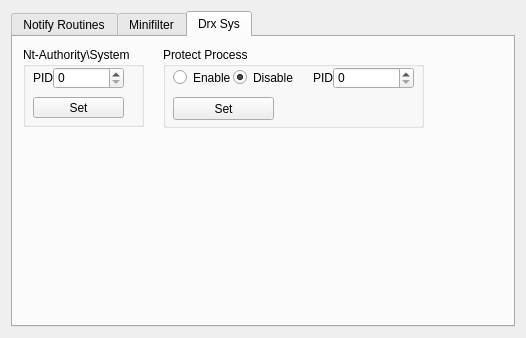
<?xml version="1.0" encoding="UTF-8"?>
<ui version="4.0">
 <class>drxCCClass</class>
 <widget class="QMainWindow" name="drxCCClass">
  <property name="geometry">
   <rect>
    <x>0</x>
    <y>0</y>
    <width>526</width>
    <height>338</height>
   </rect>
  </property>
  <property name="windowTitle">
   <string>drxCC - und3ath Kernel Exploiter | v0.2 | Private Build</string>
  </property>
  <widget class="QWidget" name="centralWidget">
   <layout class="QGridLayout" name="gridLayout">
    <item row="0" column="0">
     <widget class="QTabWidget" name="tabWidget">
      <property name="currentIndex">
       <number>2</number>
      </property>
      <widget class="QWidget" name="tab">
       <attribute name="title">
        <string>Notify Routines</string>
       </attribute>
       <layout class="QGridLayout" name="gridLayout_2">
        <item row="0" column="0">
         <widget class="QComboBox" name="comboBox">
          <item>
           <property name="text">
            <string>ProcessNotifyRoutine</string>
           </property>
          </item>
          <item>
           <property name="text">
            <string>ThreadNotifyRoutine</string>
           </property>
          </item>
          <item>
           <property name="text">
            <string>ImageNotifyRoutine</string>
           </property>
          </item>
          <item>
           <property name="text">
            <string>RegisterNotifyRoutine</string>
           </property>
          </item>
          <item>
           <property name="text">
            <string>ObjectNotifyRoutine</string>
           </property>
          </item>
         </widget>
        </item>
        <item row="2" column="0">
         <widget class="QLineEdit" name="lineEdit_callback"/>
        </item>
        <item row="2" column="1">
         <spacer name="horizontalSpacer">
          <property name="orientation">
           <enum>Qt::Horizontal</enum>
          </property>
          <property name="sizeHint" stdset="0">
           <size>
            <width>40</width>
            <height>20</height>
           </size>
          </property>
         </spacer>
        </item>
        <item row="0" column="1" colspan="2">
         <spacer name="horizontalSpacer_2">
          <property name="orientation">
           <enum>Qt::Horizontal</enum>
          </property>
          <property name="sizeHint" stdset="0">
           <size>
            <width>40</width>
            <height>20</height>
           </size>
          </property>
         </spacer>
        </item>
        <item row="0" column="3">
         <widget class="QPushButton" name="pushButton_getNotifyRoutine">
          <property name="text">
           <string>Get Routines</string>
          </property>
         </widget>
        </item>
        <item row="1" column="0" colspan="4">
         <widget class="QTreeWidget" name="treeWidget_callbackList">
          <property name="uniformRowHeights">
           <bool>true</bool>
          </property>
          <property name="animated">
           <bool>true</bool>
          </property>
          <attribute name="headerDefaultSectionSize">
           <number>200</number>
          </attribute>
          <column>
           <property name="text">
            <string>PTR</string>
           </property>
          </column>
          <column>
           <property name="text">
            <string>Information</string>
           </property>
          </column>
         </widget>
        </item>
        <item row="2" column="3">
         <widget class="QPushButton" name="pushButton_derefCallback">
          <property name="text">
           <string>Dereference Callback !</string>
          </property>
         </widget>
        </item>
       </layout>
       <zorder>treeWidget_callbackList</zorder>
       <zorder>comboBox</zorder>
       <zorder>lineEdit_callback</zorder>
       <zorder>horizontalSpacer</zorder>
       <zorder>horizontalSpacer_2</zorder>
       <zorder>pushButton_getNotifyRoutine</zorder>
       <zorder>pushButton_derefCallback</zorder>
      </widget>
      <widget class="QWidget" name="tab_3">
       <attribute name="title">
        <string>Minifilter</string>
       </attribute>
       <widget class="QPushButton" name="pushButton">
        <property name="geometry">
         <rect>
          <x>10</x>
          <y>10</y>
          <width>111</width>
          <height>23</height>
         </rect>
        </property>
        <property name="text">
         <string>Get Minifilters</string>
        </property>
       </widget>
      </widget>
      <widget class="QWidget" name="tab_2">
       <attribute name="title">
        <string>Drx Sys</string>
       </attribute>
       <widget class="QGroupBox" name="groupBox">
        <property name="geometry">
         <rect>
          <x>150</x>
          <y>10</y>
          <width>261</width>
          <height>81</height>
         </rect>
        </property>
        <property name="title">
         <string>Protect Process</string>
        </property>
        <widget class="QRadioButton" name="radioButton_enablePProcess">
         <property name="geometry">
          <rect>
           <x>10</x>
           <y>20</y>
           <width>81</width>
           <height>21</height>
          </rect>
         </property>
         <property name="text">
          <string>Enable</string>
         </property>
        </widget>
        <widget class="QRadioButton" name="radioButton_disablePProcess">
         <property name="geometry">
          <rect>
           <x>70</x>
           <y>20</y>
           <width>81</width>
           <height>21</height>
          </rect>
         </property>
         <property name="text">
          <string>Disable</string>
         </property>
         <property name="checked">
          <bool>true</bool>
         </property>
        </widget>
        <widget class="QSpinBox" name="spinBox_pid_pProcess">
         <property name="geometry">
          <rect>
           <x>170</x>
           <y>20</y>
           <width>81</width>
           <height>22</height>
          </rect>
         </property>
         <property name="maximum">
          <number>9999</number>
         </property>
        </widget>
        <widget class="QLabel" name="label">
         <property name="geometry">
          <rect>
           <x>150</x>
           <y>20</y>
           <width>21</width>
           <height>21</height>
          </rect>
         </property>
         <property name="text">
          <string>PID</string>
         </property>
        </widget>
        <widget class="QPushButton" name="pushButton_setPProcess">
         <property name="geometry">
          <rect>
           <x>10</x>
           <y>50</y>
           <width>101</width>
           <height>23</height>
          </rect>
         </property>
         <property name="text">
          <string>Set</string>
         </property>
        </widget>
       </widget>
       <widget class="QGroupBox" name="groupBox_2">
        <property name="geometry">
         <rect>
          <x>10</x>
          <y>10</y>
          <width>121</width>
          <height>80</height>
         </rect>
        </property>
        <property name="title">
         <string>Nt-Authority\System</string>
        </property>
        <widget class="QSpinBox" name="spinBox_pid">
         <property name="geometry">
          <rect>
           <x>30</x>
           <y>20</y>
           <width>71</width>
           <height>22</height>
          </rect>
         </property>
         <property name="maximum">
          <number>9999</number>
         </property>
        </widget>
        <widget class="QLabel" name="label_2">
         <property name="geometry">
          <rect>
           <x>10</x>
           <y>20</y>
           <width>31</width>
           <height>21</height>
          </rect>
         </property>
         <property name="text">
          <string>PID</string>
         </property>
        </widget>
        <widget class="QPushButton" name="pushButton_godShell">
         <property name="geometry">
          <rect>
           <x>10</x>
           <y>50</y>
           <width>91</width>
           <height>21</height>
          </rect>
         </property>
         <property name="text">
          <string>Set</string>
         </property>
        </widget>
       </widget>
      </widget>
     </widget>
    </item>
   </layout>
  </widget>
 </widget>
 <layoutdefault spacing="6" margin="11"/>
 <resources>
  <include location="drxcc.qrc"/>
 </resources>
 <connections/>
</ui>
